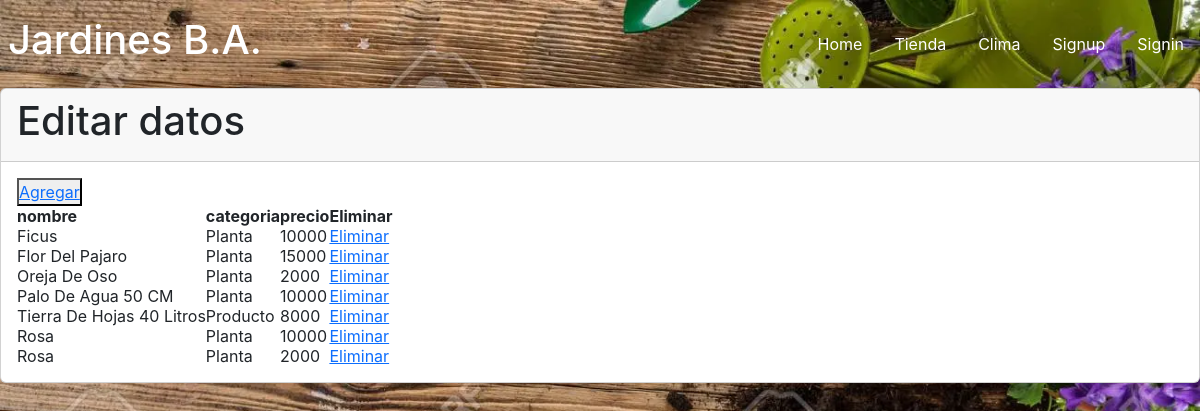
/crud/, run on the app's committed database.
### CarritoApp/models.py (models this page shows, shortened)
class Producto(models.Model):
    nombre = models.CharField(max_length=50)
    categoria = models.CharField(max_length=30)
    precio = models.IntegerField()
    imagen=models.ImageField(upload_to="imagenes", null=True, blank=True, verbose_name="Imagen")

### Pagina/views.py (the view)
# urls.py: path('crud/', views.crud, name='crud'),
def crud(request):
    productos = models.Producto.objects.all()
    context={"productos":productos}
    return render(request, 'listar.html', context)

### CarritoApp/context_processor.py (called while the page is built)
def total_carrito(request):
    total = 0
    if request.user.is_authenticated:
        if "carrito" in request.session.keys():
            for key, value in request.session["carrito"].items():
                total += int(value["acumulado"])
    return{"total_carrito": total}

### Pagina/templates/listar.html (shortened to what this page needs)
{% extends 'base.html' %}
{% block content %}
  <div class="card">
    <div class="card-header">
      <h1>Editar datos</h1>
    </div>
    <div class="card-body">
      <button type="button"><a href="{% url 'agregar' %}">Agregar</a></button>
      <table>
        {% if productos %}
          <th>nombre</th>
          <th>categoria</th>
          <th>precio</th>
          <th>Eliminar</th>
          {% for x in productos %}
            <tr>
              <td>{{ x.nombre }}</td>
              <td>{{ x.categoria }}</td>
              <td>{{ x.precio }}</td>
              <td>
                <a href="{% url 'eliminarProd' %}">Eliminar</a>
              </td>
            </tr>
          {% endfor %}
        {% endif %}
      </table>
    </div>
  </div>
{% endblock %}

### Pagina/templates/base.html (shortened to what this page needs)
{% load static %}
<html>
    <head>
      <link rel="stylesheet" href="{% static 'css/index.css' %}">
      <link href="https://cdn.jsdelivr.net/npm/bootstrap@5.3.0/dist/css/bootstrap.min.css" rel="stylesheet">
        <link rel="stylesheet" href="{% static 'css/index.css' %}">
    </head>
    <body>
      <nav class="navbar"style="background-color: transparent;">
        <div class="brand-title"><h1>Jardines B.A.</h1></div>
        <div class="navbar-links">
          <ul>
            <li><a href="/">Home</a></li>
            <li><a href="{% url 'Tienda' %}">Tienda</a></li>
            <li><a href="/Api">Clima</a></li>
            {% if user.is_authenticated %}
            <li><a href="/logout">Logout</a></li>
            <li><a href="/crud">Crud</a></li>
            {% else %}
            <li><a href="/signup">Signup</a></li>
            <li><a href="/signin">Signin</a></li>
            {% endif %}
          </ul>
        </div>
      </nav>
      <link rel="stylesheet" href="{% static 'css/footer.css' %}">
    {% block content %}
    {% endblock %}
    </body>
</html>

### Pagina/static/css/index.css (style rules this page uses)
* { box-sizing: border-box; }
body { margin: 0; padding: 0; }
.navbar { display: flex; position: relative; justify-content: space-between; align-items: center; background-color: #1e96fc; color: white; }
.brand-title { font-size: 1.5rem; margin: .5rem; }
.navbar-links { height: 100%; }
.navbar-links ul { display: flex; margin: 0; padding: 0; }
.navbar-links li { list-style: none; }
.navbar-links li a { display: block; text-decoration: none; color: white; padding: 1rem; }

### Pagina/static/css/footer.css (style rules this page uses)
* { margin: 0; padding: 0; transition: 0.5s; font-family:-apple-system, BlinkMacSystemFont, 'Segoe UI', Roboto, Oxygen, Ubuntu, Cantarell, 'Open Sans', 'Helvetica Neue', sans-serif; }
body { height: 100vh; width: 100%; position: relative; }

### data on the page
Producto: nombre "Ficus", categoria "Planta", precio "10000"
Producto: nombre "Flor Del Pajaro", categoria "Planta", precio "15000"
Producto: nombre "Oreja De Oso", categoria "Planta", precio "2000"
Producto: nombre "Palo De Agua 50 CM", categoria "Planta", precio "10000"
Producto: nombre "Tierra De Hojas 40 Litros", categoria "Producto", precio "8000"
Producto: nombre "Rosa", categoria "Planta", precio "10000"
Producto: nombre "Rosa", categoria "Planta", precio "2000"
